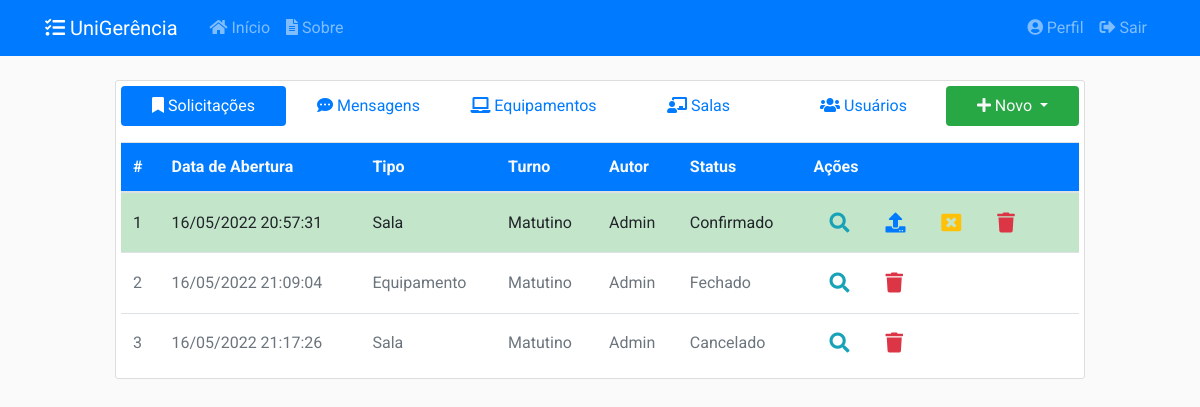
/ (signed in), run on the app's committed database.
### app/models/solicitacoes.py (models this page shows, shortened)
class Solicitacao(db.Model):
    __tablename__ = 'solicitacoes'
    __table_args__ = {'extend_existing': True}
    id = db.Column(db.Integer, primary_key=True)
    status = db.Column(db.Enum(Status), default=Status.ABERTO.name)
    data_abertura = db.Column(db.DateTime, nullable=False,
                              default=datetime.now().astimezone(fuso_horario))
    data_inicio_pref = db.Column(db.Date, nullable=False)
    data_fim_pref = db.Column(db.Date, nullable=False)
    data_retirada = db.Column(db.DateTime, nullable=True)
    data_devolucao = db.Column(db.DateTime, nullable=True)
    data_cancelamento = db.Column(db.DateTime, nullable=True)
    data_finalizacao = db.Column(db.DateTime, nullable=True)
    quantidade = db.Column(db.Integer, nullable=False, default=0)
    descricao = db.Column(db.String(20), nullable=False)
    ativo = db.Column(db.Boolean, nullable=False, default=True)
    tipo = db.Column(db.String(20), nullable=False)
    usuario_id = db.Column(db.Integer, db.ForeignKey('usuarios.id'),
                           nullable=False)
    turno_id = db.Column(db.Integer, db.ForeignKey('turnos.id'),
                           nullable=False)
    turno = db.relationship('Turno', back_populates='solicitacoes')
    __mapper_args__ = {
        'polymorphic_identity': 'solicitacoes',
        'polymorphic_on': tipo
    }

class SolicitacaoSala(Solicitacao):
    __tablename__ = 'solicitacoes_salas'
    id = db.Column(db.Integer, db.ForeignKey('solicitacoes.id'), primary_key=True)
    setor_id = db.Column(db.Integer, db.ForeignKey('setores.id'), nullable=False)
    setor = db.relationship('Setor', back_populates='solicitacoes')
    salas = db.relationship('Sala', secondary= solicitacao_s,
                                    back_populates='solicitacoes')
    __mapper_args__ = {
        'polymorphic_identity': 'Sala',
    }

class Solicitacao(db.Model):
    __tablename__ = 'solicitacoes'
    __table_args__ = {'extend_existing': True}
    id = db.Column(db.Integer, primary_key=True)
    status = db.Column(db.Enum(Status), default=Status.ABERTO.name)
    data_abertura = db.Column(db.DateTime, nullable=False,
                              default=datetime.now().astimezone(fuso_horario))
    data_inicio_pref = db.Column(db.Date, nullable=False)
    data_fim_pref = db.Column(db.Date, nullable=False)
    data_retirada = db.Column(db.DateTime, nullable=True)
    data_devolucao = db.Column(db.DateTime, nullable=True)
    data_cancelamento = db.Column(db.DateTime, nullable=True)
    data_finalizacao = db.Column(db.DateTime, nullable=True)
    quantidade = db.Column(db.Integer, nullable=False, default=0)
    descricao = db.Column(db.String(20), nullable=False)
    ativo = db.Column(db.Boolean, nullable=False, default=True)
    tipo = db.Column(db.String(20), nullable=False)
    usuario_id = db.Column(db.Integer, db.ForeignKey('usuarios.id'),
                           nullable=False)
    turno_id = db.Column(db.Integer, db.ForeignKey('turnos.id'),
                           nullable=False)
    turno = db.relationship('Turno', back_populates='solicitacoes')
    __mapper_args__ = {
        'polymorphic_identity': 'solicitacoes',
        'polymorphic_on': tipo
    }

class Turno(db.Model):
    __tablename__ = 'turnos'
    __table_args__ = {'extend_existing': True}
    id = db.Column(db.Integer, primary_key=True)
    name = db.Column(db.String(20), unique=True, nullable=False)
    data_inicio = db.Column(db.Time, nullable=False)
    data_fim = db.Column(db.Time, nullable=False)
    ativo = db.Column(db.Boolean, nullable=False, default=True)
    solicitacoes = db.relationship('Solicitacao', back_populates='turno')

class SolicitacaoEquipamento(Solicitacao):
    __tablename__ = 'solicitacoes_equipamentos'
    id = db.Column(db.Integer, db.ForeignKey('solicitacoes.id'), primary_key=True)
    tipo_eqp_id = db.Column(db.Integer, db.ForeignKey('tipos_equipamento.id'),
                           nullable=True)
    equipamentos = db.relationship('Equipamento', secondary=solicitacao_e,
                                   back_populates='solicitacoes')
    tipo_eqp = db.relationship('TipoEquipamento', back_populates='solicitacoes')
    __mapper_args__ = {
        'polymorphic_identity': 'Equipamento'
    }

### app/models/usuarios.py (models this page shows, shortened)
class Usuario(db.Model, UserMixin):
    __tablename__ = 'usuarios'
    __table_args__ = {'extend_existing': True}
    id = db.Column(db.Integer, primary_key=True)
    nome = db.Column(db.String(100), nullable=False)
    identificacao = db.Column(db.String(20), unique=True, nullable=False)
    email = db.Column(db.String(100), unique=True, nullable=False)
    senha = db.Column(db.String(60), nullable=False)
    data_cadastro = db.Column(db.DateTime, nullable=False,
                              default=datetime.now().astimezone(fuso_horario))
    data_atualizacao = db.Column(db.DateTime, nullable=True)
    tipo = db.Column(db.Enum(TipoUsuario), nullable=False)
    ativo = db.Column(db.Boolean, nullable=False, default=True)
    imagem_perfil = db.Column(db.String(20), nullable=False,
                              default='default.jpg')
    posts = db.relationship('Post', backref='autor',
                            foreign_keys='Post.usuario_id', lazy=True)
    recipiente = db.relationship('Post', backref='destinatario',
                                 foreign_keys='Post.destinatario_id', lazy=True)
    solicitacoes = db.relationship('Solicitacao', backref='autor', lazy=True)
    relatorios = db.relationship('Relatorio', backref='autor', lazy=True)
    def recupera_todos():
        return Usuario.query.filter_by(ativo=True).all()

### app/controllers/principal.py (the view)
@principal.route("/", methods=['GET', 'POST'])
@login_required
def inicio():
    tab = request.args.get('tab', 1, type=int)
    solicitacoes = Solicitacao.query.filter_by(ativo=True).all()
    posts = Post.query.filter_by(ativo=True).all()
    equipamentos = Equipamento.query.filter_by(ativo=True).all()
    salas = Sala.query.filter_by(ativo=True).all()
    usuarios = Usuario.recupera_todos()
    for solicitacao in solicitacoes:
        if solicitacao.status.name == 'EMUSO':
            if (datetime.now().astimezone(fuso_horario) >
                solicitacao.data_devolucao.astimezone(fuso_horario)):
                solicitacao.status = 'PENDENTE'
                if solicitacao.tipo == 'Equipamento':
                    for equipamento in solicitacao.equipamentos:
                        equipamento.status = 'PENDENTE'
                if solicitacao.tipo == 'Sala':
                    for sala in solicitacao.salas:
                        sala.status = 'PENDENTE'
                db.session.commit()
                envia_email_atraso(solicitacao)
                if current_user == solicitacao.autor:
                    flash('Você possui uma solicitação atrasada.', 'warning')
                if current_user.tipo.name == 'ADMIN':
                    flash('Existe uma nova solicitação em atraso.', 'warning')
    form = EntregaSolicitacaoForm()
    return render_template('principal/inicio.html', tab=tab, form=form,
                           posts=posts, equipamentos=equipamentos, salas=salas,
                           usuarios=usuarios, solicitacoes=solicitacoes)

### app/models/usuarios.py (called while the page is built)
@login_manager.user_loader
def load_user(user_id):
    return Usuario.query.get(int(user_id))

### app/templates/principal/inicio.html (shortened to what this page needs)
{% extends "layout.html" %}
{% block inicio %}
<div class="content-section">
  <nav class="pb-3 align-middle">
    <div class="nav nav-pills nav-justified flex-column flex-md-row align-middle" id="pills-tab" role="tablist">
      <a class="nav-item nav-link {% if tab == 1 %}active{% endif %}" id="pills-1-tab" data-toggle="pill" href="#pills-1" role="tab"><i class="fas fa-bookmark"></i>&nbsp;Solicitações</a>
      <a class="nav-item nav-link {% if tab == 2 %}active{% endif %}" id="pills-2-tab" data-toggle="pill" href="#pills-2" role="tab"><i class="fas fa-comment-dots"></i>&nbsp;Mensagens</a>
      {% if current_user.tipo.name == 'ADMIN' %}
        <a class="nav-item nav-link {% if tab == 3 %}active{% endif %}" id="pills-3-tab" data-toggle="pill" href="#pills-3" role="tab"><i class="fas fa-laptop"></i>&nbsp;Equipamentos</a>
        <a class="nav-item nav-link {% if tab == 4 %}active{% endif %}" id="pills-4-tab" data-toggle="pill" href="#pills-4" role="tab"><i class="fas fa-chalkboard-teacher"></i>&nbsp;Salas</a>
        <a class="nav-item nav-link {% if tab == 5 %}active{% endif %}" id="pills-5-tab" data-toggle="pill" href="#pills-5" role="tab"><i class="fas fa-users"></i>&nbsp;Usuários</a>
      {% endif %}
      <div class="nav-item dropdown">
        <a class="nav-link dropdown-toggle bg-success text-light" href="#" id="navbarDropdown" role="button" data-toggle="dropdown">
          <i class="fas fa-plus"></i>&nbsp;Novo
        </a>
      </div>
    </div>
  </nav>
  <div class="tab-content flex-md-row" id="nav-tabContent">
    <div class="tab-pane fade {% if tab == 1 %}show active{% endif %}" id="pills-1" role="tabpanel">
      <div class="row">
        <div class="col-md-12">
          {% include 'principal/tabela/solicitacoes.html' %}
        </div>
      </div>
    </div>
  </div>
</div>
{% endblock inicio %}

### app/templates/principal/tabela/solicitacoes.html (shortened to what this page needs)
<table id="table-solicitacoes" class="table display dt-responsive table-hover table-responsive-md" style="width:100%;height:100%">
    <thead>
    <tr class="bg-primary text-light">
        <th class="align-middle">#</th>
        <th class="align-middle">Data de Abertura</th>
        <th class="align-middle">Tipo</th>
        <th class="align-middle">Turno</th>
        <th class="align-middle">Autor</th>
        <th class="align-middle">Status</th>
        <th class="align-middle">Ações</th>
    </tr>
    </thead>
    <tbody>
    {% for solicitacao in solicitacoes %}
    {% if current_user == solicitacao.autor or current_user.tipo.name == 'ADMIN' %}
        {% if solicitacao.status.name == 'ABERTO' %}
            <tr class="table-secondary">
        {% elif solicitacao.status.name == 'PENDENTE' %}
            <tr class="table-danger">
        {% elif solicitacao.status.name == 'SOLICITADO' %}
            <tr class="table-warning">
        {% elif solicitacao.status.name == 'CONFIRMADO' %}
            <tr class="table-success">
        {% elif solicitacao.status.name == 'EMUSO' %}
            <tr class="table-info">
        {% elif solicitacao.status.name == 'CANCELADO' or solicitacao.status.name == 'FECHADO' %}
            <tr class="text-secondary">
        {% else %}
            <tr>
        {% endif %}
            <td class="align-middle">{{ solicitacao.id }}</td>
            <td class="align-middle">{{ solicitacao.data_abertura.strftime('%d/%m/%Y %H:%M:%S') }}</td>
            {% if solicitacao.tipo == 'Equipamento' %}
                <td class="align-middle">Equipamento</td>
            {% elif solicitacao.tipo == 'Sala'%}
                <td class="align-middle">Sala</td>
            {% endif %}
            <td class="align-middle">{{ solicitacao.turno.name }}</td>
            <td class="align-middle">{{ solicitacao.autor.nome }}</td>
            <td class="align-middle">{{ solicitacao.status.value }}</td>
            <td class="align-middle">
                <a class="btn-lg btn-outline-info" href="#" data-toggle="modal" data-target="#visualizarSolicitacao{{ solicitacao.id }}"><i class="fas fa-search"></i></a>
                {% if current_user.tipo.name == 'ADMIN' %}
                    {% if solicitacao.status.name == 'CONFIRMADO' %}
                        <a class="btn-lg btn-outline-primary" href="#" data-toggle="modal" data-target="#entregarSolicitacao{{ solicitacao.id }}"><i class="fas fa-upload"></i></a>
                    {% endif %}
                {% endif %}
                {% if current_user == solicitacao.autor or current_user.tipo.name == 'ADMIN' %}
                    {% if solicitacao.status.name == 'ABERTO' or solicitacao.status.name == 'CONFIRMADO' %}
                        <a class="btn-lg btn-outline-warning" href="#" data-toggle="modal" data-target="#cancelarSolicitacao{{ solicitacao.id }}"><i class="fas fa-window-close"></i></a>
                    {% endif %}
                {% endif %}
                {% if current_user.tipo.name == 'ADMIN' %}
                    <a class="btn-lg btn-outline-danger" href="#" data-toggle="modal" data-target="#excluirSolicitacao{{ solicitacao.id }}"><i class="fas fa-trash"></i></a>
                {% endif %}
            </td>
        </tr>
    {% endif %}
    {% endfor %}
    </tbody>
</table>

### app/static/css/main.css (style rules this page uses)
body { background: #fafafad5; color: #333333; margin-top: 5rem; font-family: 'Roboto' !important; }
html { scroll-behavior: smooth; }
.content-section { background: #ffffff; padding: 5px 5px; border: 1px solid #dddddd; border-radius: 3px; margin-bottom: 20px; }

### data on the page
SolicitacaoSala: id "1", data_abertura "16/05/2022 20:57:31", shows "Sala", turno.name "Matutino", autor.nome "Admin", status.value "Confirmado"
SolicitacaoEquipamento: id "2", data_abertura "16/05/2022 21:09:04", shows "Equipamento", turno.name "Matutino", autor.nome "Admin", status.value "Fechado"
SolicitacaoSala: id "3", data_abertura "16/05/2022 21:17:26", shows "Sala", turno.name "Matutino", autor.nome "Admin", status.value "Cancelado"
